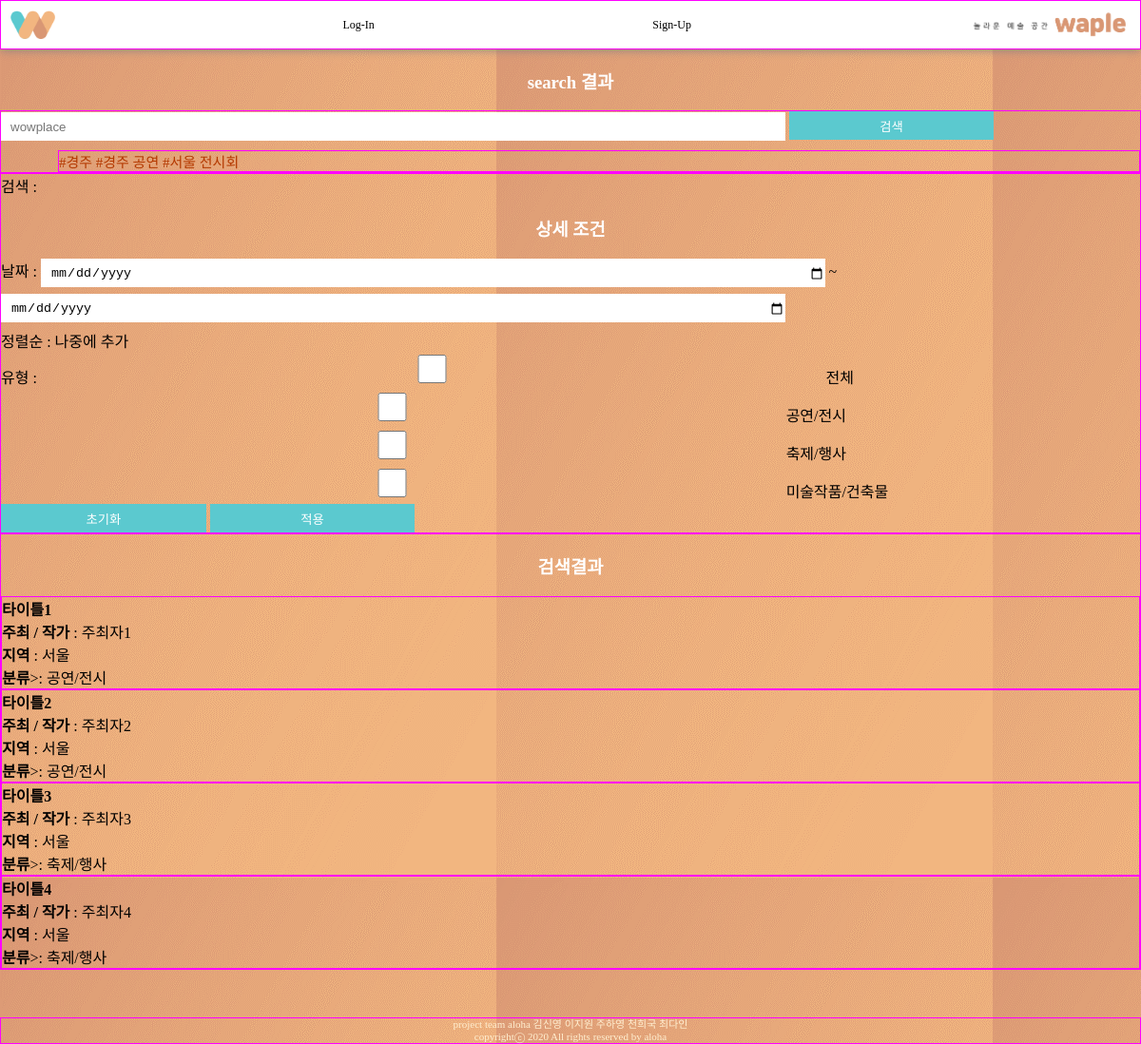
/subapp/result/, run on the app's committed database.
### subapp/models.py (models this page shows, shortened)
class ArtInfoDB(models.Model):
    title = models.CharField(max_length=30)
    host = models.CharField(max_length=30)
    region = models.CharField(max_length=10)
    category = models.CharField(max_length=10)
    start_date = models.DateField(null=True, auto_now=False, auto_now_add=False)
    end_date = models.DateField(null=True, auto_now=False, auto_now_add=False)

### subapp/views.py (the view)
# urls.py: path('result/', views.result, name='result'),
def result(request):
    context={}
    if request.method == "GET":
        kw = request.GET.get('kw', '')
        context['kw'] = kw
        contents = ArtInfoDB.objects.all()
        if kw !='': #키워드 입력이 들어왔을때
            contents = contents.filter(
                Q(title__contains=kw) | Q(host__contains=kw)|
                Q(region__contains=kw) | Q(category__contains=kw)
            ).distinct()
        else:
            pass #키워드 검색 안되면 전체
        context['contents'] = contents
    return render(request, 'subapp/result.html', context)

### subapp/templates/subapp/result.html (shortened to what this page needs)
{% extends 'base.html' %}
{% load static %}
{% block style %}
    <link rel="stylesheet" href="{% static 'subapp/result.css' %}" type="text/css">
{% endblock %}
{% block content %}
 <h3>search 결과</h3>
 <div>
    <form action="{% url 'subapp:result' %}" method="GET">
        <input type="text" placeholder="wowplace" name="kw" value="{{kw|default_if_none:''}}">
        <button type="submit" >검색</button> <br>
        <div id='tag'>
            <span>#경주</span>
            <span>#경주 공연</span>
            <span>#서울 전시회</span>
        </div>
    </form>
 </div>
 <div>
     검색 : {{kw}}
     <form action="" method="GET">
        <h3>상세 조건</h3>
        날짜 : <input type="date" name="start"> ~ <input type="date" name="end"> <br>
        정렬순 : 나중에 추가 <br>
        유형 :
        <input type="checkbox" name="type[]" value="all"id="all" {% if license == 'all' %}checked{% endif %} >
        <label for="all">전체</label>
        <input type="checkbox" name="type[]" value="performance"id="performance" {% if 'performance' in license %}checked{% endif %}>
        <label for="performance">공연/전시</label>
        <input type="checkbox" name="type[]" value="festival"id="festival" {% if 'festival' in license %}checked{% endif %}>
        <label for="festival">축제/행사</label>
        <input type="checkbox" name="type[]" value="artwork"id="artwork" {% if 'artwork' in license %}checked{% endif %}>
        <label for="artwork">미술작품/건축물</label><br>
        <button type="reset">초기화</button>
        <button type="submit">적용</button>
    </form>
 </div>
 <div>
     <h3>검색결과</h3>
     {% for content in contents %}
    <div>
        <h4><a href="{% url 'subapp:detail' content.pk %}">{{content.title}}</a></h4>
        <b>주최 / 작가</b> : {{content.host}} <br>
        {% if content.region != N %} <b>지역</b> : {{content.region}}<br> {% endif %}
        <b>분류</b>>: {{content.category}}
    </div>
    {% endfor %}
 </div>
{% endblock %}

### static/base.css (style rules this page uses)
body { margin: 0px; background-image: url('background.png'); font-family: 'SCDream'; }
a { height: 50px; }
a:link { color: black; text-decoration: none; }
h3 { text-align: center; color: white; }

### subapp/static/subapp/result.css (style rules this page uses)
h4 { margin: 0%; }
input { width: 68%; height: 30px; border: none; outline: none; margin-bottom: 7px; padding: 0; padding-left: 10px; }
button { width: 18%; height: 30px; background-color: rgb(91, 201, 207); color: white; border: none; }
#tag { margin-top: 3px; margin-left: 5%; font-size: 15px; color: rgb(180, 57, 0); }

### subapp/templates/subapp/result.html (style rules this page uses)
div { border:solid 1px magenta }

### data on the page
ArtInfoDB: title "타이틀1", host "주최자1", region "서울", category "공연/전시"
ArtInfoDB: title "타이틀2", host "주최자2", region "서울", category "공연/전시"
ArtInfoDB: title "타이틀3", host "주최자3", region "서울", category "축제/행사"
ArtInfoDB: title "타이틀4", host "주최자4", region "서울", category "축제/행사"
